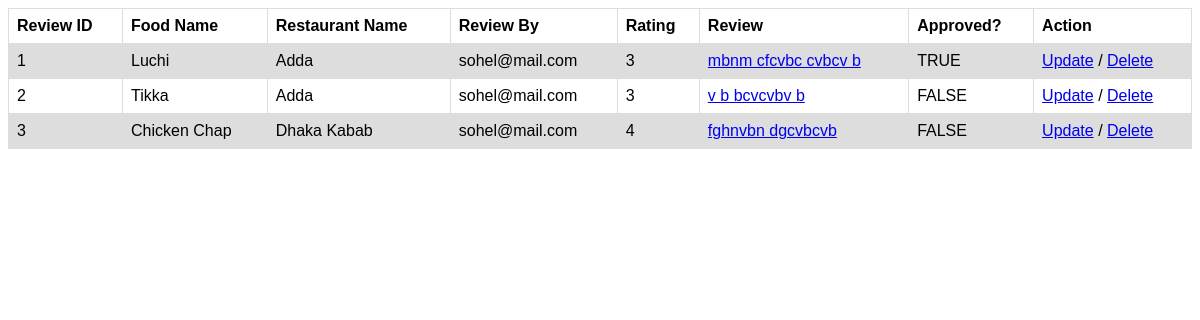
Screenshot of /backend/food_r.php (signed in) with the database file from the repository.
### tables this page shows
CREATE TABLE `f_review` (
  `reviewID` int(11) NOT NULL,
  `fid` int(11) NOT NULL,
  `rid` int(11) NOT NULL,
  `addedBy` varchar(50) NOT NULL,
  `rating` int(11) NOT NULL,
  `review` text NOT NULL,
  `approval` varchar(7) NOT NULL
);

CREATE TABLE `food` (
  `fid` int(11) NOT NULL,
  `rid` int(11) NOT NULL,
  `name` varchar(100) NOT NULL,
  `price` int(11) NOT NULL,
  `addedBy` varchar(50) NOT NULL,
  `approval` varchar(7) NOT NULL
);

CREATE TABLE `restaurant` (
  `rid` int(10) NOT NULL,
  `name` varchar(100) NOT NULL,
  `area` varchar(50) NOT NULL,
  `address` text NOT NULL,
  `addedBy` varchar(50) NOT NULL,
  `approval` varchar(7) NOT NULL
);

### backend/session.php (called while the page is built, shortened)
<?php
   require 'db_connection.php';
   $user_check = $_SESSION['email'];
   $ses_sql = mysqli_query($conn,"select * from user where email = '$user_check' ");
   $row = mysqli_fetch_array($ses_sql);
   $usertype = $row['usertype'];
?>

### backend/food_r.php (the view, shortened to what this page needs)
<?php
    require 'session.php';
    if ($usertype=='admin' || $usertype=='moderator') {
        $sql1 = "SELECT f_review.reviewID, food.name,  restaurant.name, f_review.addedBy, f_review.rating, f_review.review, f_review.approval FROM f_review JOIN food JOIN restaurant WHERE f_review.fid = food.fid AND f_review.rid = restaurant.rid ";
        if($result = mysqli_query($conn, $sql1)){
            if(mysqli_num_rows($result) > 0)
            { ?>
                <table>
                    <tr>
                        <th>Review ID</th>
                        <th>Food Name</th>
                        <th>Restaurant Name</th>
                        <th>Review By</th>
                        <th>Rating</th>
                        <th>Review</th>
                        <th>Approved?</th>
                        <th>Action</th>
                    </tr>
              <?php  while($row = mysqli_fetch_array($result))
            { ?>
                    <tr>
                        <td> <?php echo $row['0'] ?> </td>
                        <td> <?php echo $row['1'] ?> </td>
                        <td> <?php echo $row['2'] ?> </td>
                        <td> <?php echo $row['3'] ?> </td>
                        <td> <?php echo $row['4'] ?> </td>
                        <td> <a href="f_rev_full.php?id=<?php echo $row['reviewID'] ?>" target="_blank"><?php echo $row['5'] ?> </a> </td>
                        <td> <?php echo $row['6'] ?> </td>
                        <td>
                          <a href="update_f_rev.php?id=<?php echo $row['reviewID']; ?> " target="_blank"><span class="edit" title="Edit"> Update</span></a> /
                          <a href="delete_f_rev.php?id=<?php echo $row['reviewID']; ?>" onclick="return confirm('Are you sure you wish to delete this Record?');">
                              <span class="delete" title="Delete"> Delete</span>
                          </a>
                      </td>
                    </tr>
        <?php        }
                echo "</table>";
            } else{
                echo "No records matching your query were found.";
            }
        }
        else {
            echo "ERROR: Could not execute $sql. " . mysqli_error($conn);
        }
    }
?>
<!DOCTYPE html>
<html lang="en">
<head>
</head>
<body>
</body>
</html>

### backend/food_r.php (style rules this page uses)
table { font-family: arial, sans-serif; border-collapse: collapse; width: 100%; }
td, th { border: 1px solid #dddddd; text-align: left; padding: 8px; }
tr:nth-child(even) { background-color: #dddddd; }

### rows the page displays
f_review: reviewID "1", fid.name "Luchi", rid.name "Adda", addedBy "sohel@mail.com", rating "3", review "mbnm cfcvbc cvbcv b", approval "TRUE"
f_review: reviewID "2", fid.name "Tikka", rid.name "Adda", addedBy "sohel@mail.com", rating "3", review "v b bcvcvbv b", approval "FALSE"
f_review: reviewID "3", fid.name "Chicken Chap", rid.name "Dhaka Kabab", addedBy "sohel@mail.com", rating "4", review "fghnvbn dgcvbcvb", approval "FALSE"
